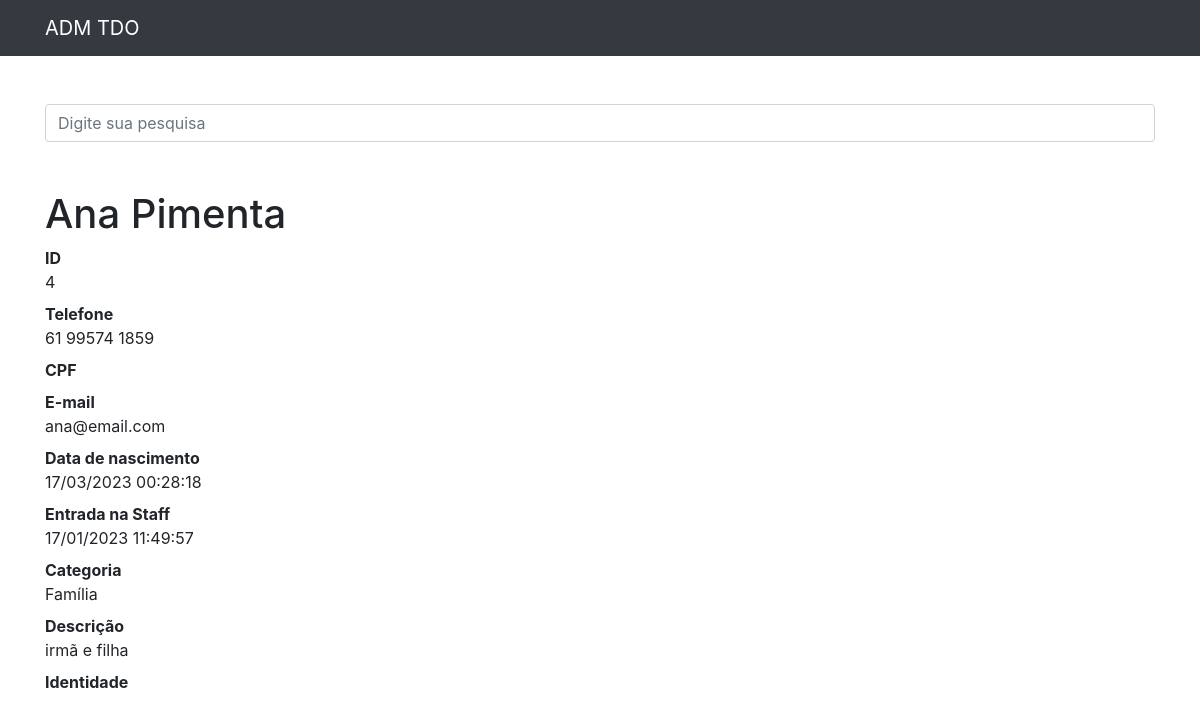
/4, run on the app's committed database.
### contatos/models.py (models this page shows, shortened)
class Contato(models.Model):
    Ja_saiu_da_staff = 1
    Saiu_mais_de_1x = 2
    Permaneceu = 3
    SAIDA_ENTRADA = (
        (Ja_saiu_da_staff, '1x'),
        (Saiu_mais_de_1x, '>2x'),
        (Permaneceu, 'Perma'),
    )
    nome = models.CharField(max_length=255)
    sobrenome = models.CharField(max_length=255, blank=True)
    telefone = models.CharField(max_length=255)
    email = models.EmailField(max_length=255)
    cpf = models.CharField(max_length=255)
    Saida_staff = models.PositiveSmallIntegerField(choices=SAIDA_ENTRADA, blank=True, null=True)
    entrada_staff = models.DateTimeField(default=timezone.now)
    data_nascimento = models.DateTimeField(default=timezone.now)
    descricao = models.TextField(blank=True)
    categoria = models.ForeignKey(Categoria, on_delete=models.DO_NOTHING)
    mostrar = models.BooleanField(default=True)
    foto = models.ImageField(blank=True, upload_to='fotos/%Y/%m/')
    identidade_front = models.ImageField(blank=True, upload_to='fotos/%Y/%m/')
    identidade_back = models.ImageField(blank=True, upload_to='fotos/%Y/%m/')

class Categoria(models.Model):
    nome = models.CharField(max_length=255)
    def __str__(self):
        return self.nome

### contatos/views.py (the view)
# urls.py: path('<int:contato_id>', views.ver_contato, name='ver_contato'),
def ver_contato(request,contato_id):
    contato = get_object_or_404(Contato,id=contato_id)
    if not contato.mostrar :
        raise Http404()
    return render(request,'contatos/ver_contato.html',{
        'contato': contato
})

### contatos/templates/contatos/ver_contato.html (shortened to what this page needs)
{%extends 'base.html'%}
{%block conteudo%}
<h1 class="mt-5">{{ contato.nome }} {{ contato.sobrenome }}</h1>
    <dl>
      <dt>ID</dt>
      <dd>{{ contato.id }}</dd>
      <dt>Telefone</dt>
      <dd>{{ contato.telefone }}</dd>
      <dt>CPF</dt>
      <dt>E-mail</dt>
      <dd>{{ contato.email }}</dd>
      <dt>Data de nascimento</dt>
      <dd>{{ contato.data_nascimento|date:'d/m/Y H:i:s' }}</dd>
      <dt>Entrada na Staff</dt>
      <dd>{{ contato.entrada_staff|date:'d/m/Y H:i:s' }}</dd>
      <dt>Categoria</dt>
      <dd>{{ contato.categoria }}</dd>
      <dt>Descrição</dt>
      <dd>
        {{ contato.descricao }}
        </dd>
      <dt>Identidade</dt>
    </dl>
{%endblock%}

### data on the page
Contato: nome "Ana", sobrenome "Pimenta", id "4", telefone "61 99574 1859", email "ana@email.com", data_nascimento "17/03/2023 00:28:18", entrada_staff "17/01/2023 11:49:57", categoria "Família", descricao "irmã e filha"
